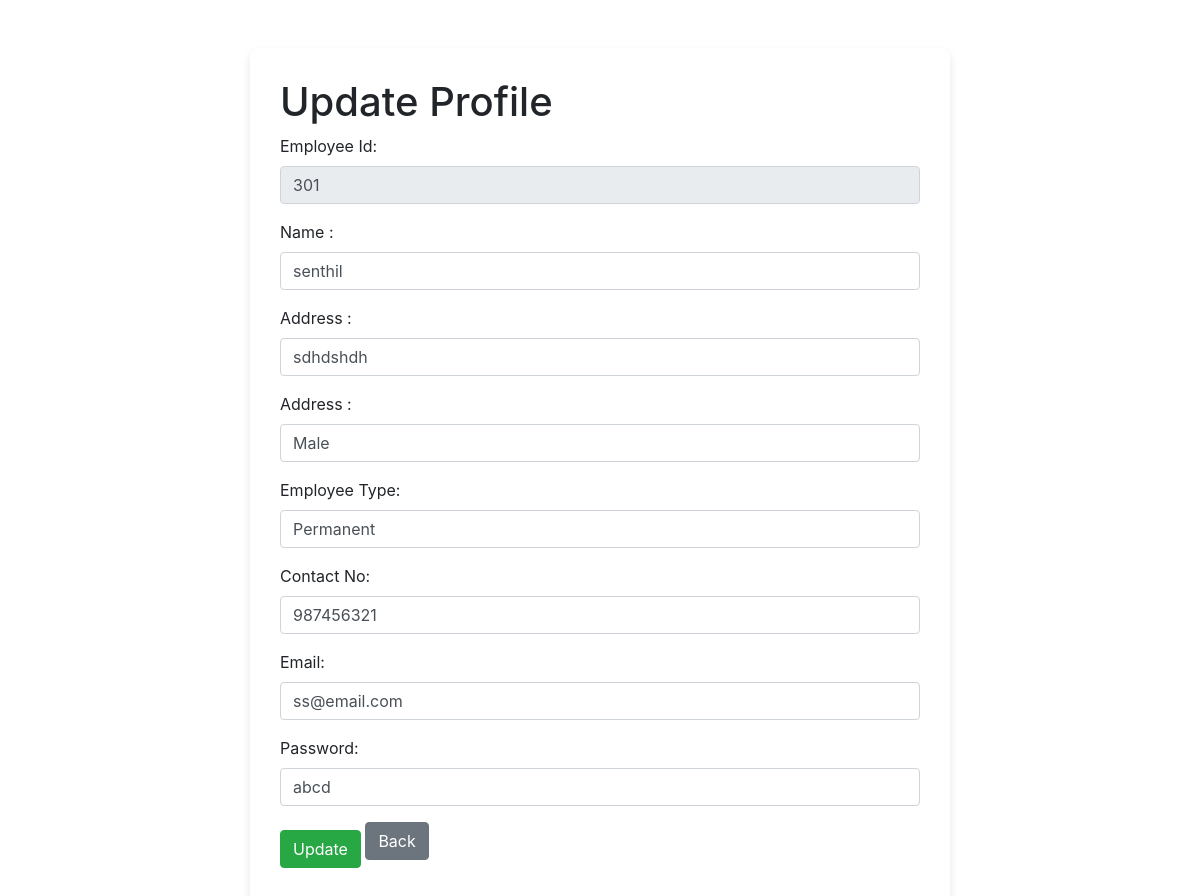
Screenshot of /profile_employe/301/ (signed in) with the database file from the repository.
### warehouse/models.py (models this page shows)
class User(models.Model):
    name=models.CharField(max_length=100)
    employee_id= models.AutoField(primary_key = True)
    address=models.CharField(max_length=100)
    gender=models.CharField(max_length=100)
    contact_no=models.IntegerField(null=True)
    employee_type=models.CharField(max_length=100)
    email=models.EmailField(max_length=100)
    password=models.CharField(max_length=100)
    UserType=models.CharField(max_length=100,default='Employee')

### warehouse/views.py (the view)
# urls.py: path('profile_employe/<int:id>/', views.updatee, name='profile_employe'),
def updatee(request, id):
    user_id = request.session.get('user_id')
    if user_id is None:
        return redirect('login')
    if request.method == 'POST':
        mydata = User.objects.get(id=id)
        form = employee(request.POST, instance=mydata)
        if form.is_valid():
            form.save()
    else:
        mydata = User.objects.get(employee_id=id)
        form = employee(instance=mydata)
    return render(request, 'profile_employe.html', {'form': form})

### warehouse/templates/profile_employe.html (shortened to what this page needs)
<!DOCTYPE html>
<html>
<head>
    <link rel="stylesheet" href="https://maxcdn.bootstrapcdn.com/bootstrap/4.5.2/css/bootstrap.min.css">
</head>
<body>
    <div class="container mt-5">
    <h1>Update Profile</h1>
    <form method="post">
        <div class="form-group">
            <label for="employee_id">Employee Id:</label>
            <input type="text" id="employee_id" name="employee_id" value="{{ form.instance.employee_id }}" class="form-control" readonly>
        </div>
         <div class="form-group">
            <label for="name">Name :</label>
            <input type="text" id="name" name="name" value="{{ form.instance.name}}" class="form-control" >
        </div>
        <div class="form-group">
            <label for="address">Address :</label>
            <input type="text" id="address" name="address" value="{{ form.instance.address}}" class="form-control" >
        </div>
        <div class="form-group">
            <label for="gender">Address :</label>
            <input type="text" id="gender" name="gender" value="{{ form.instance.gender }}" class="form-control" >
        </div>
        <div class="form-group">
            <label for="employee_type">Employee Type:</label>
            <input type="text" id="employee_type" name="employee_type" value="{{ form.instance.employee_type}}" class="form-control" >
        </div>
        <div class="form-group">
            <label for="contact_no">Contact No:</label>
            <input type="text" id="contact_no" name="contact_no" value="{{ form.instance.contact_no}}" class="form-control" >
        </div>
        <div class="form-group">
            <label for="email">Email:</label>
            <input type="text" id="email" name="email" value="{{ form.instance.email}}" class="form-control" >
        </div>
        <div class="form-group">
            <label for="password">Password:</label>
            <input type="text" id="password" name="password" value="{{ form.instance.password}}" class="form-control" >
        </div>
        <input type="submit" class="btn btn-success" value="Update">
        <a href="{% url 'homeEmploye' %}" class="btn btn-secondary mb-3">Back</a>
    </form>
</div>
    </body>
</html>

### warehouse/templates/profile_employe.html (style rules this page uses)
body { background-image: url('../../static/imagenew/wms2.webp'); background-size: cover; background-repeat: no-repeat; background-attachment: fixed; }
.container { margin-top: 50px; background-color: #ffffff; padding: 30px; border-radius: 10px; box-shadow: 0 4px 8px rgba(0, 0, 0, 0.1); width: 700px; }

### rows the page displays
User: employee_id "301", name "senthil", address "sdhdshdh", gender "Male", employee_type "Permanent", contact_no "987456321", email "ss@email.com", password "abcd"
